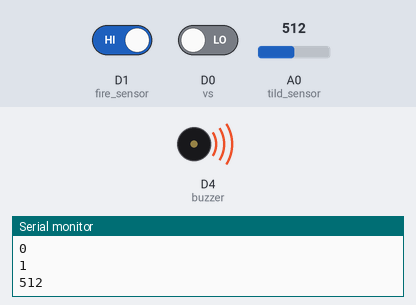
Bench run of a sketch on a simulated ESP8266 (NodeMCU). On the bench: buzzer (waves = sounding, pin HIGH), the last lines printed to the serial monitor. The inputs (shaded band) are chosen by the test bench; at power-on: A0 (tild_sensor) = 512, D1 (fire_sensor) HIGH, D0 (vs) LOW. WiFi joins after 1.5 s; servers stay silent unless stated.

Above: at 3.0 s.
3.1 s: A0 (tild_sensor) set to 217
5.3 s: A0 (tild_sensor) set to 190
At 5.8 s:
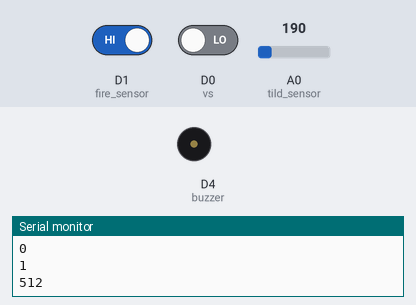
6.8 s: A0 (tild_sensor) set to 210
At 7.5 s:
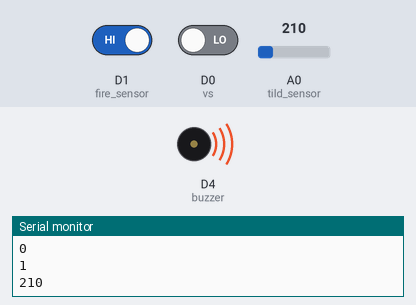
15.3 s: A0 (tild_sensor) set to 122
At 16.0 s:
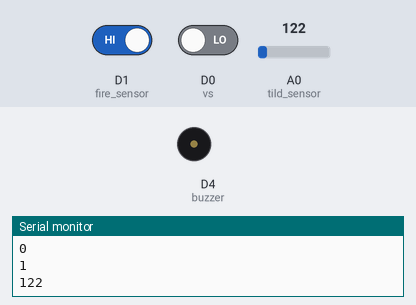
Timing chart, 0 to 17.8 s (numbered marks = the images above; inputs shaded):
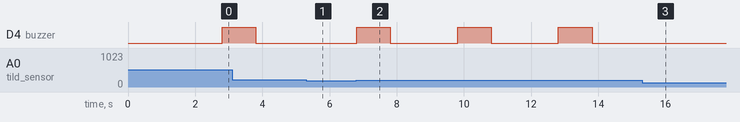

Measured:
- the behaviour switches between 201 and 200 on A0 (tild_sensor) (found by bisection; images 0 and 1)
- after the input at 5.3 s, D4 (buzzer): stays LOW (without the input it goes to HIGH after 0.51 s)
- after the input at 6.8 s, D4 (buzzer): alternates HIGH for 1.0 s and LOW for 2.0 s, starting at once
- after the input at 15.3 s, D4 (buzzer): stays LOW (without the input it goes to HIGH after 0.51 s)

The sketch:

fir_tild_vibra_sensors.ino
```cpp
#define BLYNK_PRINT Serial
#include <ESP8266WiFi.h>
#include <BlynkSimpleEsp8266.h>
char auth[] = "xhVno4vO0PvglJOr7gxfkQIW3d3mAXrU";
char ssid[] = "BNR";
char pass[] = "nagaraju";

int buzzer= D4;
int vs = D0;
int sdata = 0;
#define fire_sensor D1   // fire sensor
int tild_sensor=A0;

String vdata = "";
void myTimerEvent()
{
  Blynk.virtualWrite(V1, millis() / 1000);
}
void setup()
{
  Serial.begin(9600);
  pinMode(vs ,INPUT);
  pinMode(fire_sensor,INPUT);
  pinMode(buzzer,OUTPUT);
  pinMode(tild_sensor,INPUT);
  Blynk.begin(auth, ssid, pass);
}
void loop()
{

  sensorvalue();
  fire();
  tild();
  Blynk.run();
}

void sensorvalue()
{
  long measurement =vibration();
  Serial.println(measurement);
  Blynk.virtualWrite(V3, measurement);
  if( measurement > 1000 )
  {
    Blynk.notify("Vibration detected!!");
    digitalWrite(buzzer,1);
    delay(1000);
    digitalWrite(buzzer,0);
    delay(1000);
  }
vdata = vdata + "Vibration: " + measurement;
  Blynk.virtualWrite(V2, vdata);
vdata = "";
}

long vibration(){
  long measurement=pulseIn (vs, HIGH);
  return measurement;
}


void fire()
{
  int fire_value=digitalRead(D1);
  Serial.println(fire_value);
  Blynk.virtualWrite(V4,fire_value);
  if( fire_value == 0 )
  {
    Blynk.notify("fire detected!!");
        digitalWrite(buzzer,1);
    delay(1000);
    digitalWrite(buzzer,0);
    delay(1000);
  }
}

void tild()
{
  int tild_value=analogRead(A0);
  Serial.println(tild_value);
  Blynk.virtualWrite(V5,tild_value);
  if( tild_value >200 )
  {
    Blynk.notify("tild detected!!");
        digitalWrite(buzzer,1);
    delay(1000);
    digitalWrite(buzzer,0);
    delay(1000);
  }
}
```
